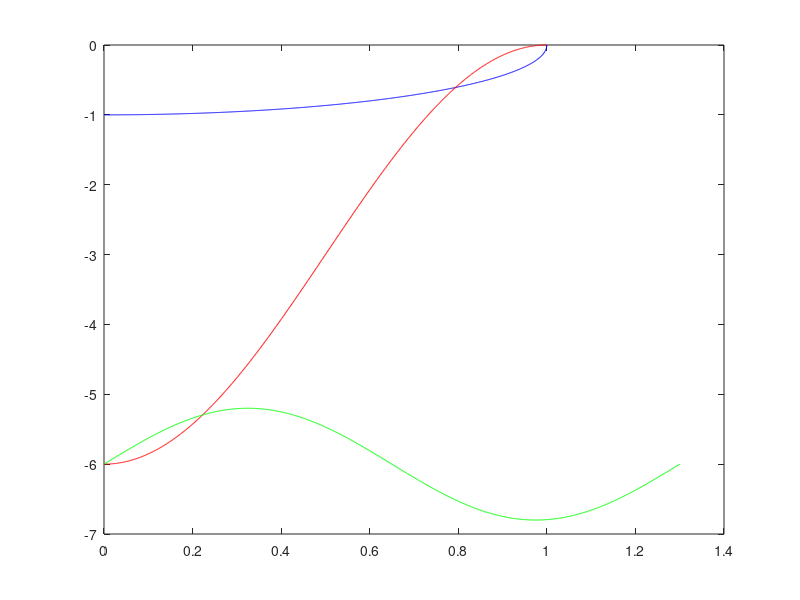

Write MATLAB code to recreate this figure.
% Homework1
% plot a shape which like letter L;
clear all
clc


 center_Point = [0,0];
 radius = 1;
 
 x1 = 0:0.001:radius;
 y1 = center_Point(1,2)-sqrt(radius^2-x1.^2);
 plot(x1,y1,'b')
 hold on
 
 x2 = 0:0.001:1;
 y2 = -3*cos(pi*x2)-3;

 plot(x2,y2,'r')
 hold on
 x3 = 0:0.001:1.3;
 y3 = 0.8*sin(20/13*pi*x3)-6;
 plot(x3,y3,'g')
